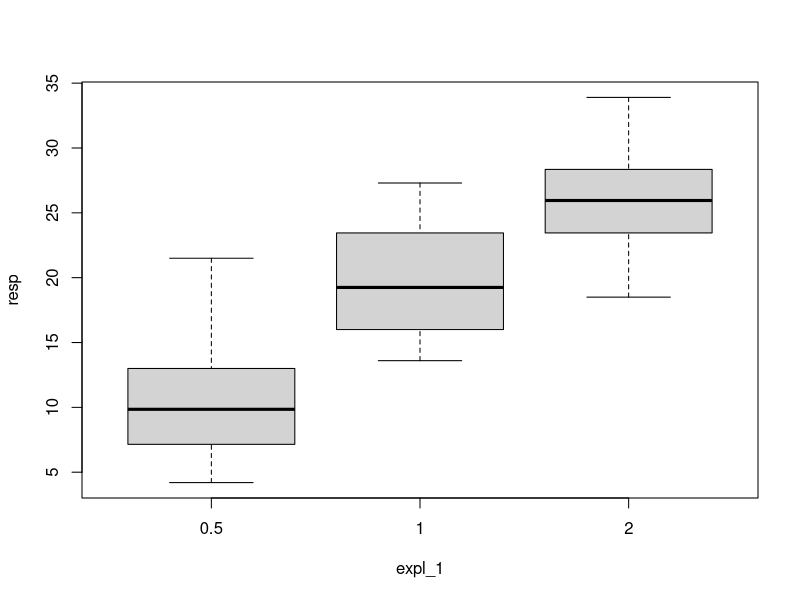
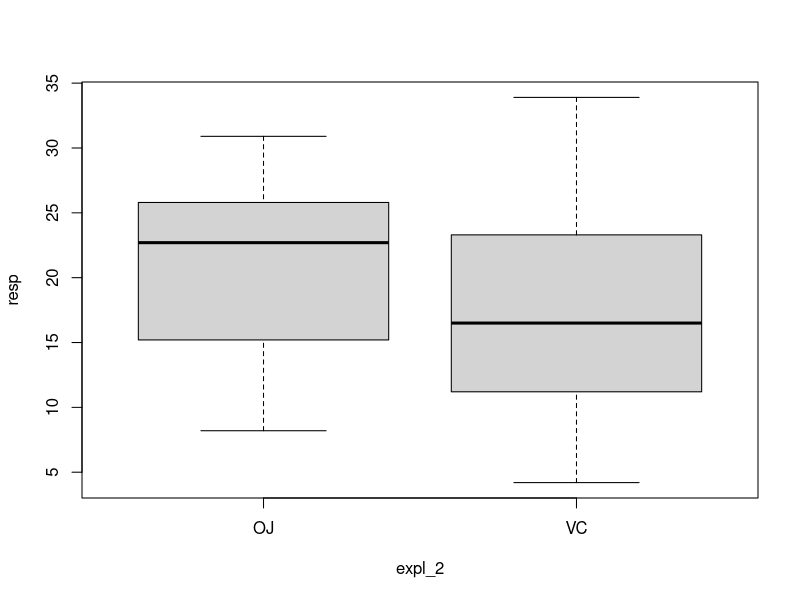
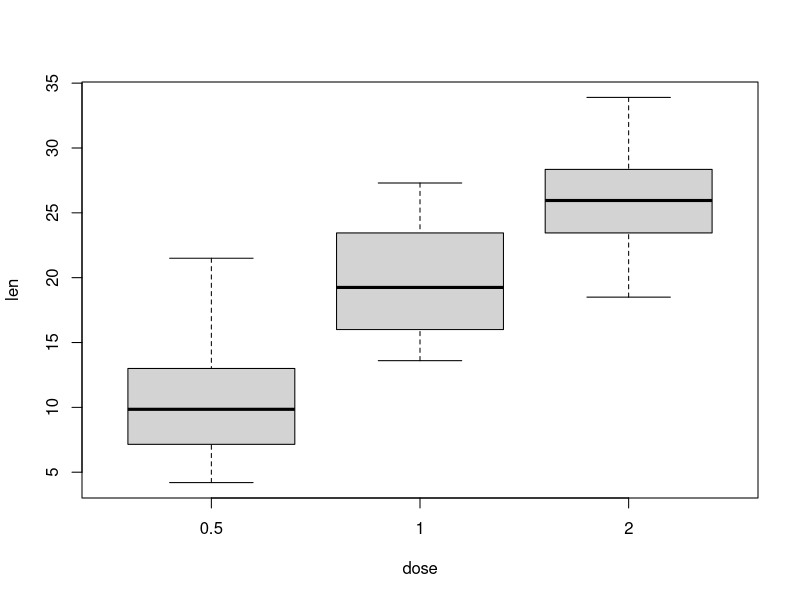
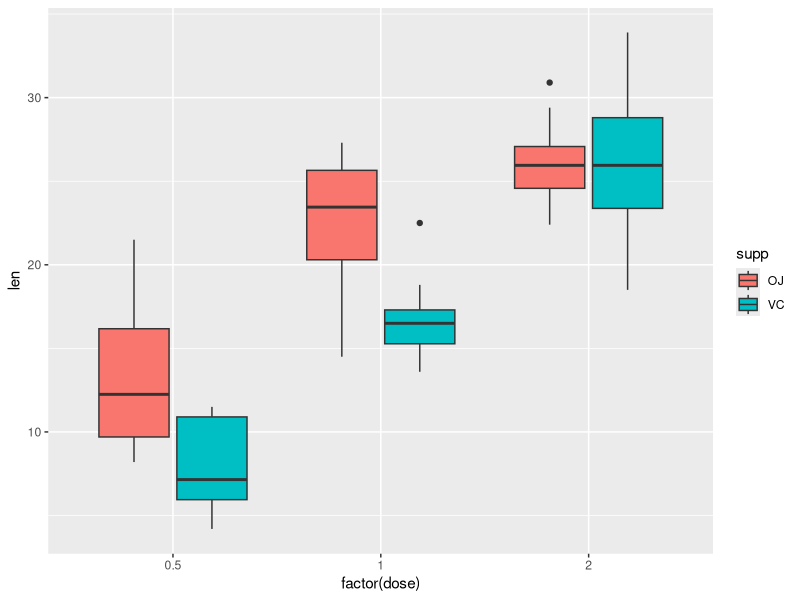

R code for these plots, in order:
## ---- chunk 1
knitr::opts_chunk$set(echo = TRUE)
## ---- chunk 2
data("ToothGrowth")
?ToothGrowth
str(ToothGrowth)
## ---- chunk 3
### variable assignment
resp<-ToothGrowth$len
expl_1<-ToothGrowth$dose
expl_2<-ToothGrowth$supp

boxplot(resp~expl_1)
boxplot(resp~expl_2)
## ---- chunk 4
### relative
boxplot(len~dose, data=ToothGrowth)
## ---- chunk 5
library(tidyverse)
ggplot(data=ToothGrowth, aes(x=factor(dose), y=len, fill=supp))+
  geom_boxplot()
